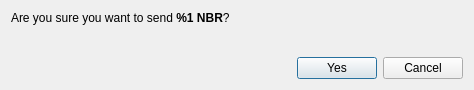
<?xml version="1.0" encoding="UTF-8"?>
<ui version="4.0">
 <class>ConfirmSendDialog</class>
 <widget class="QDialog" name="ConfirmSendDialog">
  <property name="windowModality">
   <enum>Qt::ApplicationModal</enum>
  </property>
  <property name="geometry">
   <rect>
    <x>0</x>
    <y>0</y>
    <width>474</width>
    <height>90</height>
   </rect>
  </property>
  <property name="windowTitle">
   <string>Comfirm sending %1 NBR</string>
  </property>
  <layout class="QVBoxLayout" name="verticalLayout">
   <item>
    <layout class="QVBoxLayout" name="verticalLayout_2">
     <item>
      <widget class="QLabel" name="m_confirmLabel">
       <property name="text">
        <string>&lt;html&gt;&lt;head/&gt;&lt;body&gt;&lt;p&gt;Are you sure you want to send &lt;strong&gt;%1 NBR&lt;/strong&gt;?&lt;/p&gt;&lt;/body&gt;&lt;/html&gt;</string>
       </property>
       <property name="textFormat">
        <enum>Qt::RichText</enum>
       </property>
      </widget>
     </item>
     <item>
      <widget class="QLabel" name="m_paymentIdLabel">
       <property name="text">
        <string/>
       </property>
       <property name="textFormat">
        <enum>Qt::RichText</enum>
       </property>
      </widget>
     </item>
    </layout>
   </item>
   <item>
    <spacer name="verticalSpacer">
     <property name="orientation">
      <enum>Qt::Vertical</enum>
     </property>
     <property name="sizeHint" stdset="0">
      <size>
       <width>20</width>
       <height>40</height>
      </size>
     </property>
    </spacer>
   </item>
   <item>
    <layout class="QHBoxLayout" name="horizontalLayout_2">
     <item>
      <spacer name="horizontalSpacer">
       <property name="orientation">
        <enum>Qt::Horizontal</enum>
       </property>
       <property name="sizeHint" stdset="0">
        <size>
         <width>40</width>
         <height>20</height>
        </size>
       </property>
      </spacer>
     </item>
     <item>
      <widget class="QPushButton" name="m_okButton">
       <property name="text">
        <string>Yes</string>
       </property>
       <property name="icon">
        <iconset resource="../../resources.qrc">
         <normaloff>:/icons/transaction</normaloff>:/icons/transaction</iconset>
       </property>
      </widget>
     </item>
     <item>
      <widget class="QPushButton" name="m_cancelButton">
       <property name="text">
        <string>Cancel</string>
       </property>
       <property name="icon">
        <iconset resource="../../resources.qrc">
         <normaloff>:/icons/cancel</normaloff>:/icons/cancel</iconset>
       </property>
      </widget>
     </item>
    </layout>
   </item>
  </layout>
 </widget>
 <resources>
  <include location="../../resources.qrc"/>
 </resources>
 <connections>
  <connection>
   <sender>m_okButton</sender>
   <signal>clicked()</signal>
   <receiver>ConfirmSendDialog</receiver>
   <slot>accept()</slot>
   <hints>
    <hint type="sourcelabel">
     <x>500</x>
     <y>62</y>
    </hint>
    <hint type="destinationlabel">
     <x>276</x>
     <y>44</y>
    </hint>
   </hints>
  </connection>
  <connection>
   <sender>m_cancelButton</sender>
   <signal>clicked()</signal>
   <receiver>ConfirmSendDialog</receiver>
   <slot>reject()</slot>
   <hints>
    <hint type="sourcelabel">
     <x>417</x>
     <y>62</y>
    </hint>
    <hint type="destinationlabel">
     <x>276</x>
     <y>44</y>
    </hint>
   </hints>
  </connection>
 </connections>
</ui>
